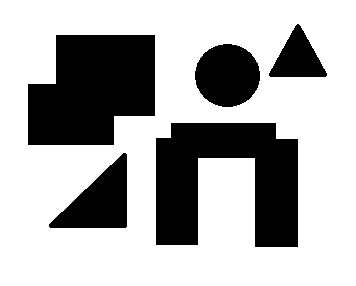
#> input picture shape_image.png, 356 x 286 px
$ python 'assignment2 2.py'   (older library calls are emulated)
#> lines starting #> are read from the running program, lines starting #| are printed output that depends on the picture; after the words box and inside, x2 and y2 are one past the last pixel; in counts of white or black regions, pixels touching at a corner belong together
#> further down, input_img is the input picture: shape (286, 356, 3); 69.2% white; 5 black regions, box (x1, y1, x2, y2) and area: (156, 123, 298, 247) 11874, (28, 35, 155, 145) 11409, (195, 44, 260, 107) 3203, (49, 153, 127, 228) 3184, (269, 24, 327, 77) 1696
import cv2
import numpy as np

def label_components_by_flooding(img):

    h, w = img.shape
#> h = 286; w = 356
    label_img = -(img < 128).astype(np.int)     # Object pixels initialized with label -1, background pixels with 0
    current_label = 1                           # Label for first connected component

    for row in range(h):
        for col in range(w):
            if label_img[row, col] < 0:
                open_nodes = {(row, col)}       # Set of known unlabeled pixels (possibly with unlabeled neighbors) in the current component
                while open_nodes:               # Pop a pixel from the set, label it, and add its neighbors to the set if they are unlabeled object pixels
                    (r, c) = open_nodes.pop()
                    label_img[r, c] = current_label
                    if r > 0 and label_img[r - 1, c] < 0:
                        open_nodes.add((r - 1, c))
                    if r < h - 1 and label_img[r + 1, c] < 0:
                        open_nodes.add((r + 1, c))
                    if c > 0 and label_img[r, c - 1] < 0:
                        open_nodes.add((r, c - 1))
                    if c < w - 1 and label_img[r, c + 1] < 0:
                        open_nodes.add((r, c + 1))
                current_label += 1              # No more unlabeled pixels -> move on to next component and increment the label it will get
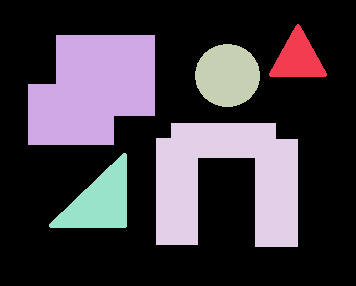
#> label_img: shape (286, 356) int64; 6 distinct labels, from 0 to 5; one colour per label, 0 black
#> after the loop, current_label = 6

    return label_img

def label_components(img):
    h, w = img.shape
    label_img = np.zeros((h, w), dtype=np.int)
    num_labels = 1
    equiv_classes = []

    # [12 lines of commented-out code are left out]
    relabel_map = np.array(range(num_labels))
    for eq in equiv_classes:
        relabel_map[list(eq)] = min(eq)

    # Second: Make sure that there are no gaps in the labeling
    # For example, a set of labels [0, 1, 2, 4, 5, 7] would turn into [0, 1, 2, 3, 4, 5]
    remaining_labels = np.unique(relabel_map)
    relabel_map = np.searchsorted(remaining_labels, relabel_map)

    # Finally, relabel label_img and return it
    final_label_img = relabel_map[label_img]
    return final_label_img

def size_filter(binary_img, min_size):
    label_matrix = label_components_by_flooding(binary_img)
    _, areas = np.unique(label_matrix, return_counts=True)
#> areas = [70450, 1696, 11409, 3203, 11874, 3184]

    # Again, we use a 1-D array for efficient image manipulation. This filter contains one number for each component.
    # If the component is smaller than the threshold (or it is the background component 0), its entry in the array is 255.
    # Otherwise, its entry is 0. This way, after the mapping, only the above-threshold components will be visible (black).
    filter = np.array(255 * (areas < min_size), dtype=np.uint8)
#> filter = [0, 255, 0, 255, 0, 255]
    filter[0] = 255
    return filter[label_matrix]
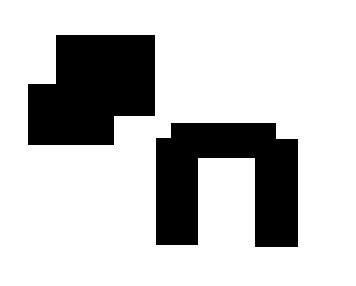
#> returned value: shape (286, 356); 77.1% white; 2 black regions, box (x1, y1, x2, y2) and area: (156, 123, 298, 247) 11874, (28, 35, 155, 145) 11409

input_img = cv2.imread("shape_image.png")
binary_img = np.array(255 * (cv2.cvtColor(input_img, cv2.COLOR_BGR2GRAY) > 128), dtype=np.uint8)

cv2.imshow("Input Image", binary_img)
cv2.waitKey(1)

img_filtered = size_filter(binary_img, 4000)

cv2.imshow("Image after Size Filtering", img_filtered)
cv2.waitKey(0)
